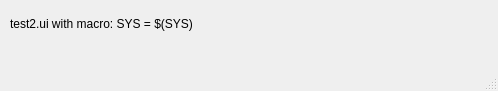
<?xml version="1.0" encoding="UTF-8"?>
<ui version="4.0">
 <class>MainWindow</class>
 <widget class="QMainWindow" name="MainWindow">
  <property name="geometry">
   <rect>
    <x>0</x>
    <y>0</y>
    <width>498</width>
    <height>91</height>
   </rect>
  </property>
  <property name="windowTitle">
   <string>MainWindow</string>
  </property>
  <widget class="QWidget" name="centralwidget">
   <widget class="caLabel" name="calabel">
    <property name="geometry">
     <rect>
      <x>10</x>
      <y>10</y>
      <width>441</width>
      <height>28</height>
     </rect>
    </property>
    <property name="text">
     <string>test2.ui with macro: SYS = $(SYS)</string>
    </property>
   </widget>
  </widget>
  <widget class="QMenuBar" name="menubar">
   <property name="geometry">
    <rect>
     <x>0</x>
     <y>0</y>
     <width>498</width>
     <height>25</height>
    </rect>
   </property>
  </widget>
  <widget class="QStatusBar" name="statusbar"/>
 </widget>
 <customwidgets>
  <customwidget>
   <class>caLabel</class>
   <extends>QLabel</extends>
   <header>caLabel</header>
  </customwidget>
 </customwidgets>
 <resources/>
 <connections/>
</ui>
